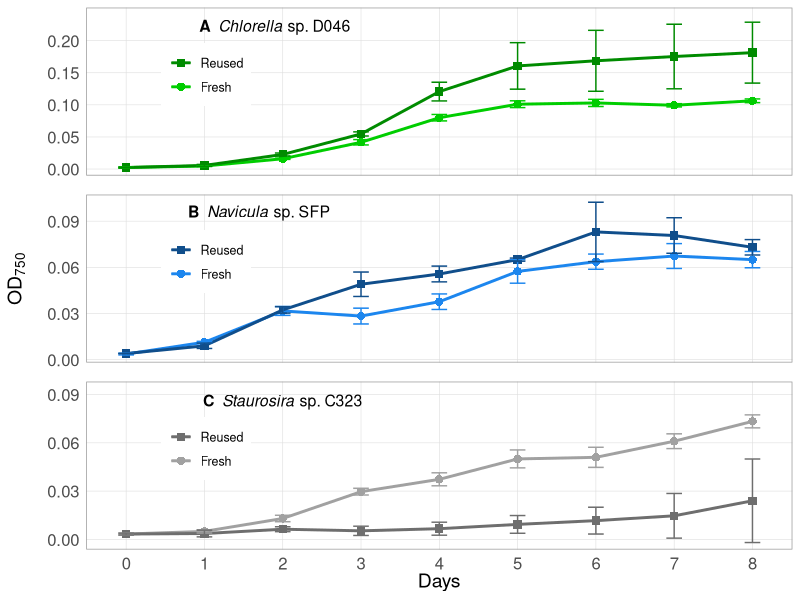
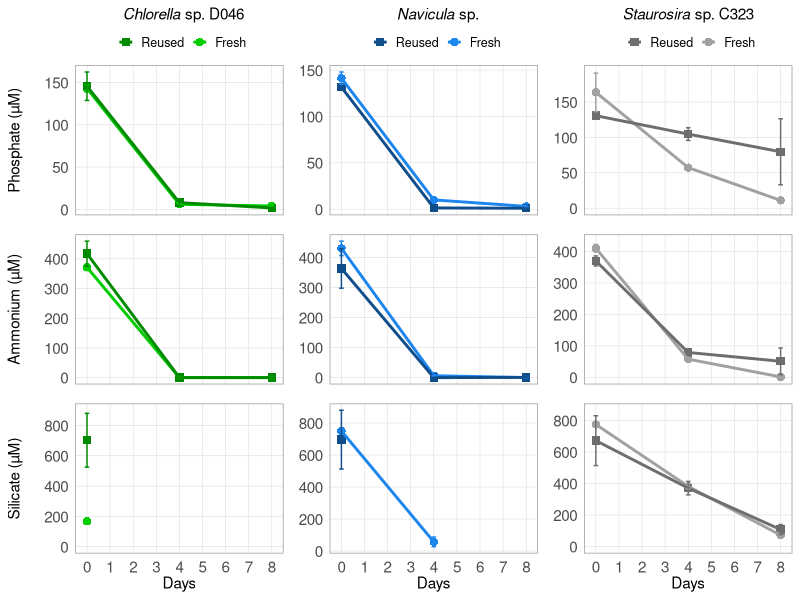
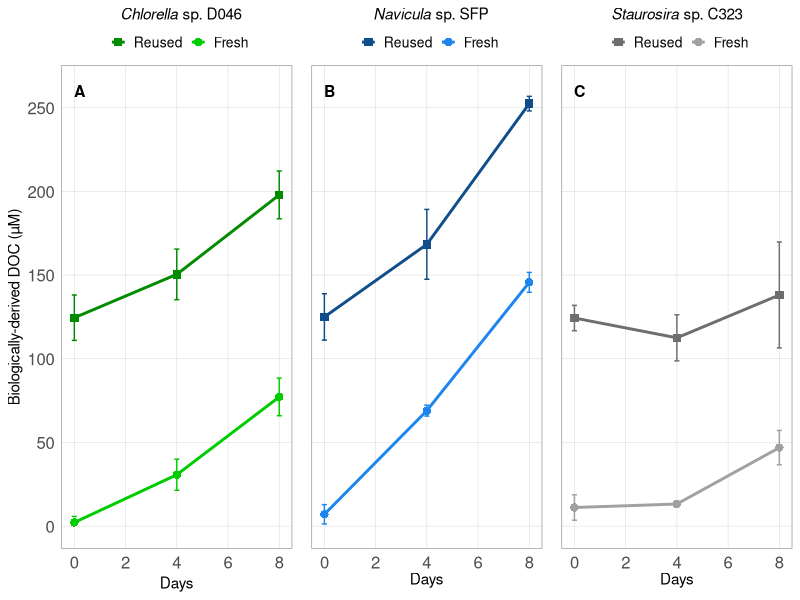
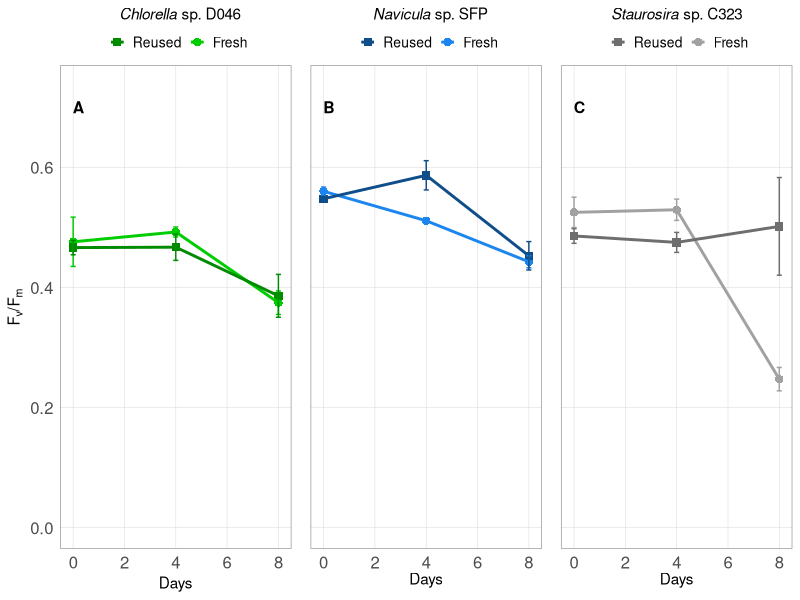
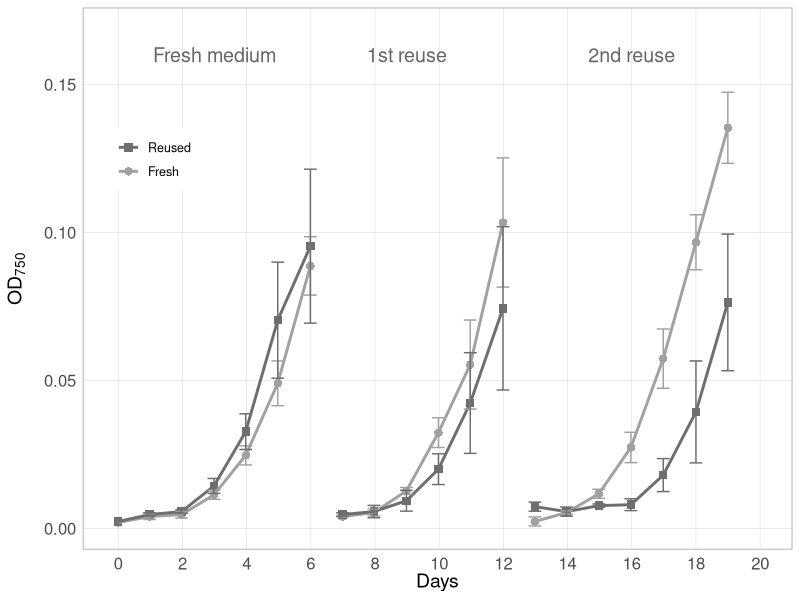
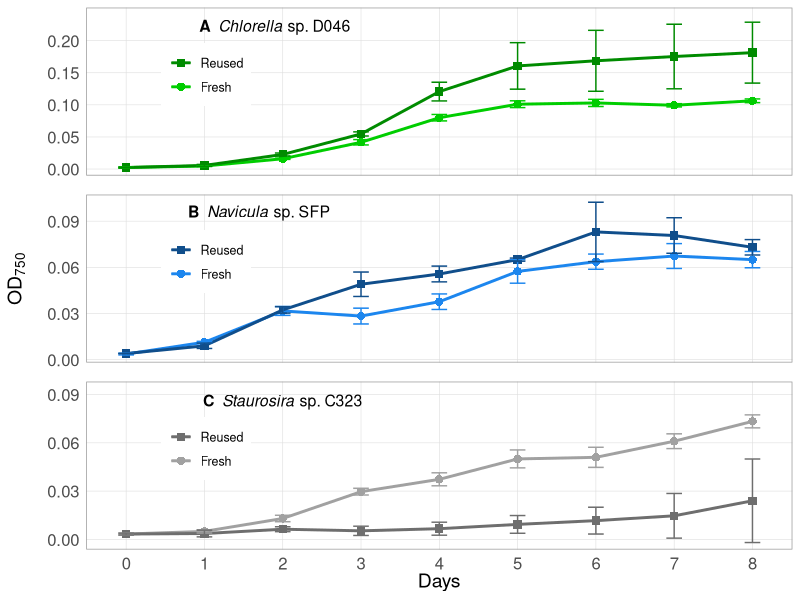
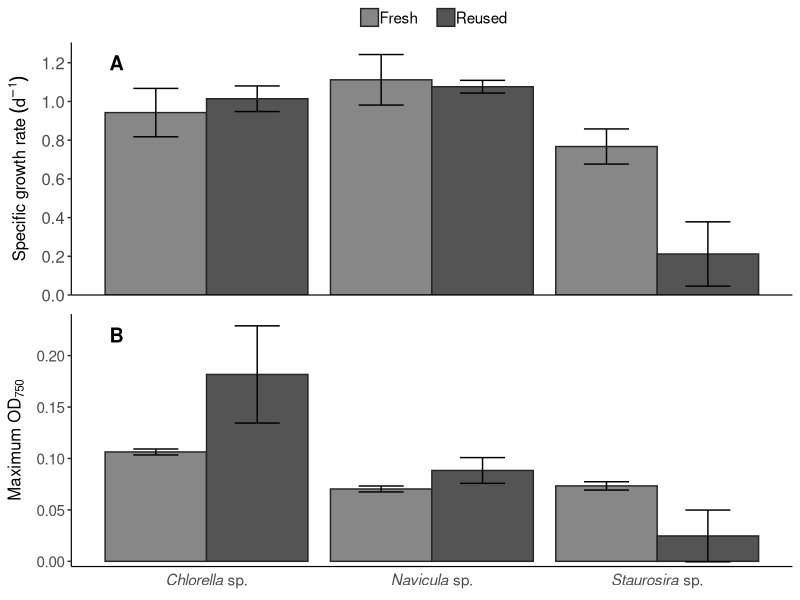
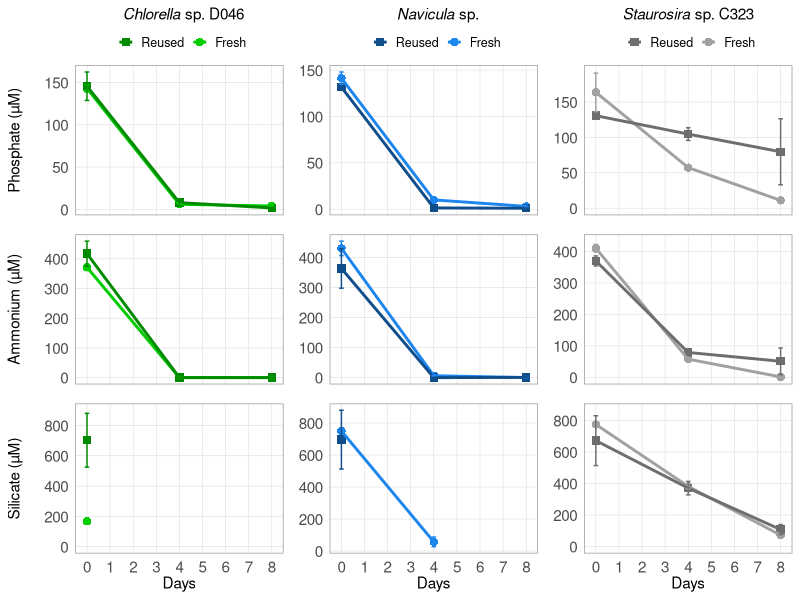

Generate these figures, in order, with R:
# Project: Microalgae Cross-strain Growth Medium Reuse Experiment
# Author: Sarah Loftus, sarah.e.loftus@gmail.com

# This code organizes, analyses, and visualizes data from mircoalgae cross-strain reused medium experiments. 

# Input data and metadata are also available on Figshare: https://doi.org/10.6084/m9.figshare.7831913.v1

#######################################################################################

### Install packages ###

# Data management
library(tidyverse) 
library(lubridate)
library(broom)

# Plotting
library(gtable)
library(grid)
library(ggpubr)

### Read Data (see metadata for CSV file column descriptions)
growth_df <- read.csv("input_data/Data1_Growth.csv")        # Algae growth and experimental data for each culture replicate
daily_df <- read.csv("input_data/Data2_Daily.csv")          # Daily sampling data 

#### Parse dates and times, and calculate Days elapsed ####

daily_df %>%
  mutate(Date = mdy(Date),   
         Tstart = hm(Tstart),
         Tend = hm(Tend),
         Tmid = Tstart + as.period(0.5*as.duration(Tend - Tstart))) %>%   # Tmid = midpoint between start and end of sampling time
  do(mutate(., DaysElapsed = ((Date + Tmid) - (Date[Round == 0 & Day == 0] + Tmid[Round == 0 & Day == 0]) )/ 86400) ) %>%   # DaysElapsed =  days elapsed since start of each experiment
  select(Round, Day, Chl_medium, OD750_medium, DaysElapsed) -> daily_df2 
  # Note: warning messages do not pose problem to further analysis

#### Define additional variables ####

growth_df %>%    
  inner_join(daily_df2, by = c("Round", "Day") ) %>% # Add daily measurement data to growth data frame
  mutate(biomass_OD = OD750 -  OD750_medium,         # biomass_OD = Blank-corrected OD750 of the culture, in arbitrary units
         biomass_chl = Chl - Chl_medium              # biomass_chl = Blank-corrected chlorophyll-a concentration of the culture, in relative fluorescence units
  ) -> growth_df2    

#### Calculate daily averages and standard deviations of all variables in growth data frame. For use in plotting. ####

growth_df2 %>%
  select(-Replicate, -Chl, -OD750, -Chl_medium, -OD750_medium) %>% 
  group_by(Algae, Round, Treatment, Day) %>% 
  summarize_all(funs(mean, sd), na.rm = TRUE) %>%
  replace(., is.na(.), NA)-> growth_df_avgs  

#### Calculate variables for algae growth statistics ####

# Define time periods where cultures are in exponential phase for calculating specific growth rates (*** this is based on OD growth phase)
mu_period_02 <- 0:2   # Days 0-2; for: Navicula Round 3 all treatments/replicates
mu_period_03 <- 0:3   # Days 0-3; for: C323 Round 1 Fresh C, C323 Round 3 Fresh all replciates
mu_period_04 <- 0:4   # Days 0-4; for: C323 Round 1 Recycled B, D046 Round 3 all treatments/replicates
mu_period_13 <- 1:3   # Days 1-3; for: C323 Round 1 Fresh A
mu_period_14 <- 1:4   # Days 1-4; for: C323 Round 1 Fresh B & Recycled A & Recycled C, C323 Round 2 Fresh all replicates
mu_period_25 <- 2:5   # Days 2-5; for: C323 Round 0 all treatments/replicates
mu_period_35 <- 3:5   # Days 3-5; for: C323 Round 2 Recycled all replicates
mu_period_38 <- 3:8   # Days 3-8; for: C323 Round 3 Recycled all replciates

# Calculate specific growth rate 
growth_df2 %>%
  filter( (Algae == "Navicula" & Day %in% mu_period_02) |     # Based on the stated definitions above, select only the days used to calculate specific growth rate
          ( (Algae == "C323" & ( (Round == 1 & Treatment == "F" & Replicate == "C") | (Round == 3 & Treatment == "F") ) ) & Day %in% mu_period_03) |
          ( ((Algae == "C323" & Round == 1 & Treatment == "R" & Replicate == "E") | (Algae == "D046" & Round == 3)) & Day %in% mu_period_04) |
          (Algae == "C323" & Round == 1 & Treatment == "F" & Replicate == "A" & Day %in% mu_period_13) |
          ( (Algae == "C323" & ( ( Round == 1 & ( (Treatment == "F" & Replicate == "B") | (Treatment == "R" & (Replicate == "D" | Replicate == "F")))) | (Round == 2 & Treatment == "F"))) & Day %in% mu_period_14) | 
          (Algae == "C323" & Round == 0 & Day %in% mu_period_25) |
          (Algae == "C323" & Round == 2 & Treatment == "R" & Day %in% mu_period_35) |
          (Algae == "C323" & Round == 3 & Treatment == "R" & Day %in% mu_period_38) ) %>%   
  group_by(Algae, Round, Treatment, Replicate) %>%
  do(tidy(lm(log(biomass_OD) ~ DaysElapsed, data = .))) %>%   # linear regression of natural log algae cell concentration versus time
  filter(term == "DaysElapsed") %>%                          # where "DaysElapsed" is the row term in the linear regression output to indicate the slope, i.e., the specific growth rate
  rename(mu = estimate) %>%                                  # rename the slope of the linear regression ("estimate") as mu, mu = the specific growth rate (units = 1/day)
  select(Algae, Round, Treatment, Replicate, mu) -> mu_data

# Take averages and standard deviations of specific growth rate
mu_data %>%
  group_by(Algae, Round, Treatment) %>% 
  select(-Replicate) %>% 
  summarize_all(funs(mean, sd), na.rm = TRUE) -> mu_avgs  

# Find the maximum OD over the growth period for each replicate
growth_df2 %>% 
  select(Round, Day, Algae, Treatment, Replicate, biomass_OD) %>% 
  group_by(Round, Algae, Treatment, Replicate) %>% 
  summarize(max_OD = max(biomass_OD)) -> max_OD_data 

# Take average and standard deviation of maximum OD
max_OD_data %>% 
  group_by(Algae, Round, Treatment) %>% 
  select(-Replicate) %>% 
  summarize_all(funs(mean, sd), na.rm = TRUE) -> max_OD_avgs 

# Change in DOC in Round 3
growth_df2 %>% 
  filter(Round == 3) %>% 
  select(Day, Algae, Treatment, Replicate, DOC, biomass_OD) %>% 
  group_by(Algae, Treatment, Replicate) %>% 
  summarize(DOC_change = DOC[Day == 8] - DOC[Day == 0], # Change in DOC over the growth period
            DOC_per_OD = DOC_change/(biomass_OD[Day == 8] - biomass_OD[Day == 0])) -> DOC_change # Change in DOC per change in OD over the growth period

# Take average and standard deviation of net change in DOC in Round 3
DOC_change %>%   
  select(-Replicate) %>% 
  summarize_all(funs(mean, sd), na.rm = TRUE) -> avg_DOC_change


#### Statistics ####

# Test for equal variances of specific growth rate (mu) and maximum OD between Fresh and Reused treatments in Round 3 for each algae

# Variance test for mu
C323_mu_var <- var.test(mu_data$mu[mu_data$Algae == 'C323' & mu_data$Round == 3 & mu_data$Treatment == "F"], 
                       mu_data$mu[mu_data$Algae == 'C323' & mu_data$Round == 3 & mu_data$Treatment == "R"],
                       alternative = "two.sided")

D046_mu_var <- var.test(mu_data$mu[mu_data$Algae == 'D046' & mu_data$Treatment == "F"], 
                       mu_data$mu[mu_data$Algae == 'D046' & mu_data$Treatment == "R"],
                       alternative = "two.sided")

Navi_mu_var <- var.test(mu_data$mu[mu_data$Algae == 'Navicula' & mu_data$Treatment == "F"], 
                       mu_data$mu[mu_data$Algae == 'Navicula' & mu_data$Treatment == "R"],
                       alternative = "two.sided")

# Variance test for maximum OD
C323_max_OD_var <- var.test(max_OD_data$max_OD[max_OD_data$Algae == 'C323' & max_OD_data$Round == 3 & max_OD_data$Treatment == "F"], 
                            max_OD_data$max_OD[max_OD_data$Algae == 'C323' & max_OD_data$Round == 3 & max_OD_data$Treatment == "R"],
                            alternative = "two.sided")

D046_max_OD_var <- var.test(max_OD_data$max_OD[max_OD_data$Algae == 'D046' & max_OD_data$Treatment == "F"], 
                            max_OD_data$max_OD[max_OD_data$Algae == 'D046' & max_OD_data$Treatment == "R"],
                            alternative = "two.sided")

Navi_max_OD_var <- var.test(max_OD_data$max_OD[max_OD_data$Algae == 'Navicula' & max_OD_data$Treatment == "F"], 
                            max_OD_data$max_OD[max_OD_data$Algae == 'Navicula' & max_OD_data$Treatment == "R"],
                            alternative = "two.sided")

# Perform T tests for mu and maximum OD between Fresh and Reused treatments in Round 3 for each algae
# Based on results of variance test above, indicate in T test function where "var.equal" is TRUE or FALSE

# T test for mu
C323_mu_test <- t.test(mu_data$mu[mu_data$Algae == 'C323' & mu_data$Round == 3 & mu_data$Treatment == "F"], 
                       mu_data$mu[mu_data$Algae == 'C323' & mu_data$Round == 3 & mu_data$Treatment == "R"],
                       alternative = "two.sided", paired = FALSE, var.equal = TRUE)

D046_mu_test <- t.test(mu_data$mu[mu_data$Algae == 'D046' & mu_data$Treatment == "F"], 
                        mu_data$mu[mu_data$Algae == 'D046' & mu_data$Treatment == "R"],
                        alternative = "two.sided", paired = FALSE, var.equal = TRUE)

Navi_mu_test <- t.test(mu_data$mu[mu_data$Algae == 'Navicula' & mu_data$Treatment == "F"], 
                        mu_data$mu[mu_data$Algae == 'Navicula' & mu_data$Treatment == "R"],
                        alternative = "two.sided", paired = FALSE, var.equal = TRUE)

# T test for maximum OD
C323_max_OD_test <- t.test(max_OD_data$max_OD[max_OD_data$Algae == 'C323' & max_OD_data$Round == 3 & max_OD_data$Treatment == "F"], 
                       max_OD_data$max_OD[max_OD_data$Algae == 'C323' & max_OD_data$Round == 3 & max_OD_data$Treatment == "R"],
                       alternative = "two.sided", paired = FALSE, var.equal = TRUE)

D046_max_OD_test <- t.test(max_OD_data$max_OD[max_OD_data$Algae == 'D046' & max_OD_data$Treatment == "F"], 
                       max_OD_data$max_OD[max_OD_data$Algae == 'D046' & max_OD_data$Treatment == "R"],
                       alternative = "two.sided", paired = FALSE, var.equal = FALSE)

Navi_max_OD_test <- t.test(max_OD_data$max_OD[max_OD_data$Algae == 'Navicula' & max_OD_data$Treatment == "F"], 
                       max_OD_data$max_OD[max_OD_data$Algae == 'Navicula' & max_OD_data$Treatment == "R"],
                       alternative = "two.sided", paired = FALSE, var.equal = TRUE)


#### Figures ####

# Figure 1: Daily OD ####

  # C323 Round 0-2 ####  
  C323_OD_plot_R02 <- ggplot(data = growth_df_avgs[growth_df_avgs$Algae == "C323" & growth_df_avgs$Round != 3, ], 
                             aes(x = as.numeric(DaysElapsed_mean), y = biomass_OD_mean, color = Treatment, shape = Treatment))  +
    geom_point(size = 2.5) +
    geom_line(aes(group = interaction(Treatment, Round)), size = 1) +
    geom_errorbar(aes(ymin=biomass_OD_mean - biomass_OD_sd, ymax=biomass_OD_mean + biomass_OD_sd), width= 0.4) +
    labs(x = "Days") +
    labs(y = expression("OD"["750"])) +
    scale_color_manual(labels = c("Fresh", "Reused"), values = c('gray63','gray43'), guide = guide_legend(reverse=TRUE)) +
    scale_shape_manual(labels = c("Fresh", "Reused"), values = c(16, 15), guide = guide_legend(reverse=TRUE)) +
    scale_y_continuous(breaks = seq(0, 0.15, 0.05), expand = expand_scale(mult = c(0.05,0.1))) +  
    scale_x_continuous(limits = c(-0.1,20), breaks = seq(0, 21, 2)) +
    annotate("text", x = c(3, 9, 16), y = 0.16, label = c("Fresh medium", "1st reuse", "2nd reuse"), color = "gray40", size = 5) +
    theme( legend.key = element_rect(fill = NA),  # removes color from behind legned points/lines
           legend.title = element_blank(),
           legend.text = element_text(size = 9),
           legend.position = c(0.1,0.72),
           axis.title.y = element_text(margin = margin(r =10), size = 14),  
           axis.title.x = element_text(margin = margin(r =35), size = 14),   
           panel.background = element_rect(fill = "white"),
           panel.grid.major = element_line(colour = "gray87", size = 0.2),
           panel.border = element_rect(color = "gray60", fil = NA), 
           axis.ticks = element_blank(),
           axis.text = element_text(size = 12)) 
  
  # Save plot as pdf file
  pdf("Figures/Fig1_OD_Round02.pdf", 
      width = 7.5, height = 3)
  grid.draw(C323_OD_plot_R02)
  dev.off()
  
  # D046 phase 2 (Round 3) ####    
  D046_OD_plot <- ggplot(data = growth_df_avgs[growth_df_avgs$Algae == "D046", ], 
                         aes(x = Day, y = biomass_OD_mean, color = Treatment, shape = Treatment))  +
    geom_point(size = 2.5) +
    geom_line(aes(group = interaction(Treatment, Round)), size = 1) +
    geom_errorbar(aes(ymin=biomass_OD_mean - biomass_OD_sd, ymax=biomass_OD_mean + biomass_OD_sd), width= 0.2) +
    scale_color_manual(labels = c("Fresh", "Reused"), values = c('green3', 'green4'), guide = guide_legend(reverse=TRUE)) +
    scale_shape_manual(labels = c("Fresh", "Reused"), values = c(16, 15), guide = guide_legend(reverse=TRUE)) +
    scale_y_continuous(breaks = seq(0, 0.20, 0.05), expand = expand_scale(mult = c(0.05,0.1))) +  
    scale_x_continuous(limits = c(-0.1,8.1), breaks = seq(0, 8, 1)) +
    labs( y = " ") +
    annotate("text", x = 1.9, y = 0.22, label = expression(paste(bold("A"), italic("  Chlorella"), " sp. D046")), size = 4) + 
    theme( legend.key = element_rect(fill = NA),  # removes color from behind legned points/lines
           legend.title = element_blank(),
           legend.text = element_text(size = 9),
           axis.title.y = element_text(margin = margin(r = 15), size = 14),
           axis.title.x = element_blank(),
           legend.position = c(0.17,0.6),
           panel.grid.major = element_line(colour = "gray87", size = 0.2),
           panel.border = element_rect(color = "gray60", fil = NA), 
           panel.background = element_rect(fill = "white"),
           axis.ticks = element_blank(),
           axis.text.x = element_blank(),
           axis.text.y = element_text(size = 12))   
  
  # Navicula phase 2 (Round 3) #### 
  Navicula_OD_plot <- ggplot(data = growth_df_avgs[growth_df_avgs$Algae == "Navicula", ], 
                             aes(x = Day, y = biomass_OD_mean, color = Treatment, shape = Treatment))  +
    geom_point(size = 2.5) +
    geom_line(aes(group = interaction(Treatment, Round)), size = 1) +
    geom_errorbar(aes(ymin=biomass_OD_mean - biomass_OD_sd, ymax=biomass_OD_mean + biomass_OD_sd), width= 0.2) +
    labs(y = expression("OD"["750"])) +
    scale_color_manual(labels = c("Fresh", "Reused"), values = c('dodgerblue2', 'dodgerblue4'), guide = guide_legend(reverse=TRUE)) +
    scale_shape_manual(labels = c("Fresh", "Reused"), values = c(16, 15), guide = guide_legend(reverse=TRUE)) +
    scale_y_continuous(breaks = seq(0, 0.1, 0.03), expand = expand_scale(mult = c(0.05, 0.05))) +  
    scale_x_continuous(limits = c(-0.1,8.1), breaks = seq(0, 8, 1)) +
    annotate("text", x = 1.7, y = 0.095, label = expression(paste( bold("B"), italic("  Navicula"), " sp. SFP")), size = 4) + 
    theme( legend.key = element_rect(fill = NA),  # removes color from behind legned points/lines
           legend.title = element_blank(),
           legend.text = element_text(size = 9),
           legend.position = c(0.17,0.6),
           axis.title.y = element_text(margin = margin(r = 15), size = 14),  
           axis.title.x = element_blank(),   
           panel.grid.major = element_line(colour = "gray87", size = 0.2),
           panel.border = element_rect(color = "gray60", fil = NA),            
           panel.background = element_rect(fill = "white"),
           axis.ticks = element_blank(),
           axis.text.x = element_blank(),
           axis.text.y = element_text(size = 12)) 
  
  # C323 phase 2 (Round 3) ####  
  C323_OD_plot <- ggplot(data = growth_df_avgs[growth_df_avgs$Algae == "C323" & growth_df_avgs$Round == 3, ], 
                         aes(x = Day, y = biomass_OD_mean, color = Treatment, shape = Treatment))  +
    geom_point(size = 2.5) +
    geom_line(aes(group = interaction(Treatment, Round)), size = 1) +
    geom_errorbar(aes(ymin=biomass_OD_mean - biomass_OD_sd, ymax=biomass_OD_mean + biomass_OD_sd), width= 0.2) +
    labs(x = "Days") +
    scale_color_manual(labels = c("Fresh", "Reused"), values = c('gray63','gray43'), guide = guide_legend(reverse=TRUE)) +
    scale_shape_manual(labels = c("Fresh", "Reused"), values = c(16, 15), guide = guide_legend(reverse=TRUE)) +
    scale_y_continuous(breaks = seq(0, 0.1, 0.03), expand = expand_scale(mult = c(0.05,0.15))) +  
    scale_x_continuous(limits = c(-0.1,8.1), breaks = seq(0, 8, 1)) +
    annotate("text", x = 2, y = 0.085, label = expression(paste(bold("C"), italic("  Staurosira"), " sp. C323")), size = 4) + 
    theme( legend.key = element_rect(fill = NA),  # removes color from behind legned points/lines
           legend.title = element_blank(),
           legend.text = element_text(size = 9),
           legend.position = c(0.17,0.6),
           axis.title.y = element_blank(),  
           axis.title.x = element_text(margin = margin(r = 35), size = 14),   
           panel.background = element_rect(fill = "white"),
           panel.grid.major = element_line(colour = "gray87", size = 0.2),
           panel.border = element_rect(color = "gray60", fil = NA), 
           axis.ticks = element_blank(),
           axis.text = element_text(size = 12))   
  
  # Combine Round 3 Daily OD plots in a grid & Save as pdf ####
  
  # Convert ggplots to grobs
  D046_OD_grob <- ggplotGrob(D046_OD_plot)
  C323_OD_grob <- ggplotGrob(C323_OD_plot)
  Navi_OD_grob <- ggplotGrob(Navicula_OD_plot)
  
  # Combine in grid
  OD_gridplot <- rbind(D046_OD_grob, Navi_OD_grob, C323_OD_grob, size = "first")
  
  grid.newpage()
  grid.draw(OD_gridplot)
  
  # Save plot as pdf file
  pdf("Figures/Fig2_ODGrid.pdf", 
      width = 4, height = 6)
  grid.draw(OD_gridplot)
  dev.off()
  
# Figure S1: Specific growth rate and maximum OD in phase 2 (Round 3) ####
  
  # reorder the x-axis to D046, Navi, C323
  mu_avgs$Algae <- factor(mu_avgs$Algae, levels = c("D046", "Navicula", "C323"))
  max_OD_avgs$Algae <- factor(max_OD_avgs$Algae, levels = c("D046", "Navicula", "C323"))
  
  
  specific_growth_plot <- ggplot(data = mu_avgs[mu_avgs$Round == 3, ], 
                         aes(x = Algae, y = mean, fill = Treatment))  +
    geom_col(position = position_dodge(0.9), color = "gray15") +
    geom_errorbar(aes(ymin=mean - sd, ymax= mean + sd), width= 0.4, position = position_dodge(0.9)) +
    labs(y = expression(paste("Specific growth rate ", ("d"^-1)))) +
    scale_fill_manual(labels = c("Fresh", "Reused"), values = c('gray53','gray33')) +
    scale_x_discrete(labels=c("D046" = expression(paste(italic("Chlorella"), " sp.")), "Navicula" = expression(paste(italic("Navicula"), " sp.")), "C323" = expression(paste(italic("Staurosira"), " sp.")))) +
    annotate("text", x = 0.6, y = 1.2, label = expression(paste(bold("A"))), size = 5) + 
    scale_y_continuous(expand = expand_scale(mult = c(0, 0.05)), breaks = seq(0,1.2, by = 0.2)) +
    theme( legend.key = element_rect(fill = NA),  
           legend.title = element_blank(),
           legend.text = element_text(size = 11, margin = margin(r = 8)),
           legend.position = "top",
           legend.key.size = unit(5, "mm"),
           legend.justification = "center",
           legend.margin=margin(t = 0, b = 0, l = 10),
           legend.box.margin=margin(t = 0, b = 0),
           legend.spacing.x = unit(1, "mm"),
           panel.background = element_rect(fill = NA),
           axis.line = element_line(color = "black", size = 0.4),
           axis.ticks.x = element_blank(),
           axis.title.y = element_text(margin = margin(r = 6),size = 12),
           axis.text.y = element_text(size = 12),
           axis.title.x = element_blank(),
           axis.text.x = element_blank()) 
  
  max_OD_plot <- ggplot(data = max_OD_avgs[max_OD_avgs$Round == 3, ], 
                                 aes(x = Algae, y = mean, fill = Treatment))  +
    geom_col(position = position_dodge(0.9), color = "gray15") +
    geom_errorbar(aes(ymin=mean - sd, ymax= mean + sd), width= 0.4, position = position_dodge(0.9)) +
    labs(y = expression("Maximum OD"["750"])) +
    scale_fill_manual(labels = c("Fresh", "Reused"), values = c('gray53','gray33')) +
    scale_x_discrete(labels=c("D046" = expression(paste(italic("Chlorella"), " sp.")), "Navicula" = expression(paste(italic("Navicula"), " sp.")), "C323" = expression(paste(italic("Staurosira"), " sp.")))) +
    annotate("text", x = 0.6, y = 0.22, label = expression(paste(bold("B"))), size = 5) + 
    scale_y_continuous(expand = expand_scale(mult = c(0.02, 0.05)), breaks = seq(0,0.2, by = 0.05)) +
    theme( legend.position = "none",                              
           panel.background = element_rect(fill = NA),
           axis.line = element_line(color = "black", size = 0.4),
           axis.ticks.x = element_blank(),
           axis.title = element_text(margin = margin(r = 6),size = 12),
           axis.text = element_text(size = 11),
           axis.title.x = element_blank(),
           axis.title.y = element_text(margin = margin(r = 6),size = 12))   
  
  # Combine plots
  mu_grob <- ggplotGrob(specific_growth_plot)
  max_OD_grob <- ggplotGrob(max_OD_plot)
  
  mu_maxOD_grid <- rbind(mu_grob, max_OD_grob, size = "first")
  
  # Save plot as pdf file
  pdf("Figures/FigS1_mu_maxOD_Grid.pdf", 
      width = 4.5, height = 6.5)
  grid.draw(mu_maxOD_grid)
  dev.off()
  
# Nutrients versus Time (not published) ####    
  
  # PO4
  # D046 Round 3 ####    
  D046_PO4_plot <- ggplot(data = growth_df_avgs[growth_df_avgs$Algae == "D046" & !(is.na(growth_df_avgs$PO4_mean)), ], 
                         aes(x = Day, y = PO4_mean, color = Treatment, shape = Treatment))  +
    geom_point(size = 2.5) +
    geom_line(aes(group = interaction(Treatment, Round)), size = 1) +
    geom_errorbar(aes(ymin=PO4_mean - PO4_sd, ymax=PO4_mean + PO4_sd), width= 0.2) +
    scale_color_manual(labels = c("Fresh", "Reused"), values = c('green3', 'green4'), guide = guide_legend(reverse=TRUE)) +
    scale_shape_manual(labels = c("Fresh", "Reused"), values = c(16, 15), guide = guide_legend(reverse=TRUE)) +
    scale_y_continuous(breaks = seq(0, 175, 50), expand = expand_scale(mult = c(0.05,0.05))) +  
    scale_x_continuous(limits = c(-0.1,8.1), breaks = seq(0, 8, 1)) +
    labs( y = "Phosphate (µM)", title = expression(paste(italic("  Chlorella"), " sp. D046"))) +
    theme( legend.key = element_rect(fill = NA),  # removes color from behind legned points/lines
           legend.title = element_blank(),
           legend.text = element_text(size = 9),
           axis.title.y = element_text(margin = margin(r = 15), size = 11),
           axis.title.x = element_blank(),
           legend.position = "top",
           legend.key.size = unit(4, "mm"),
           legend.justification = "center",
           legend.margin=margin(t = 0, b = 0, l = 4),
           legend.box.margin=margin(t = 0, b = 0),
           legend.spacing.x = unit(1, "mm"),
           plot.title = element_text(hjust = 0.5, size = 11),
           panel.grid.major = element_line(colour = "gray87", size = 0.2),
           panel.border = element_rect(color = "gray60", fil = NA), 
           panel.background = element_rect(fill = "white"),
           axis.ticks = element_blank(),
           axis.text.x = element_blank(),
           axis.text.y = element_text(size = 11)) 

  # Navicula Round 3 ####    
  Navi_PO4_plot <- ggplot(data = growth_df_avgs[growth_df_avgs$Algae == "Navicula" & !(is.na(growth_df_avgs$PO4_mean)), ], 
                          aes(x = Day, y = PO4_mean, color = Treatment, shape = Treatment))  +
    geom_point(size = 2.5) +
    geom_line(aes(group = interaction(Treatment, Round)), size = 1) +
    geom_errorbar(aes(ymin=PO4_mean - PO4_sd, ymax=PO4_mean + PO4_sd), width= 0.2) +
    scale_color_manual(labels = c("Fresh", "Reused"), values = c('dodgerblue2', 'dodgerblue4'), guide = guide_legend(reverse=TRUE)) +
    scale_shape_manual(labels = c("Fresh", "Reused"), values = c(16, 15), guide = guide_legend(reverse=TRUE)) +
    scale_y_continuous(breaks = seq(0, 175, 50), expand = expand_scale(mult = c(0.05,0.05))) +  
    scale_x_continuous(limits = c(-0.1,8.1), breaks = seq(0, 8, 1)) +
    labs(title = expression(paste(italic("  Navicula"), " sp."))) +
    theme( legend.key = element_rect(fill = NA),  # removes color from behind legned points/lines
           legend.title = element_blank(),
           legend.text = element_text(size = 9),
           axis.title.y = element_blank(),
           axis.title.x = element_blank(),
           legend.position = "top",
           legend.key.size = unit(4, "mm"),
           legend.justification = "center",
           legend.margin=margin(t = 0, b = 0, l = 4),
           legend.box.margin=margin(t = 0, b = 0),
           legend.spacing.x = unit(1, "mm"),
           plot.title = element_text(hjust = 0.5, size = 11),
           panel.grid.major = element_line(colour = "gray87", size = 0.2),
           panel.border = element_rect(color = "gray60", fil = NA), 
           panel.background = element_rect(fill = "white"),
           axis.ticks = element_blank(),
           axis.text.x = element_blank(),
           axis.text.y = element_text(size = 11))   
  
  # C323 Round 3 ####    
  C323_PO4_plot <- ggplot(data = growth_df_avgs[growth_df_avgs$Algae == "C323" & !(is.na(growth_df_avgs$PO4_mean)) & growth_df_avgs$Round == 3, ], 
                          aes(x = Day, y = PO4_mean, color = Treatment, shape = Treatment))  +
    geom_point(size = 2.5) +
    geom_line(aes(group = interaction(Treatment, Round)), size = 1) +
    geom_errorbar(aes(ymin=PO4_mean - PO4_sd, ymax=PO4_mean + PO4_sd), width= 0.2) +
    scale_color_manual(labels = c("Fresh", "Reused"), values = c('gray63','gray43'), guide = guide_legend(reverse=TRUE)) +
    scale_shape_manual(labels = c("Fresh", "Reused"), values = c(16, 15), guide = guide_legend(reverse=TRUE)) +
    scale_y_continuous(breaks = seq(0, 175, 50), expand = expand_scale(mult = c(0.05,0.01)), limits = c(0, 200)) +  
    scale_x_continuous(limits = c(-0.1,8.1), breaks = seq(0, 8, 1)) +
    labs(title = expression(paste(italic("Staurosira"), " sp. C323"))) +
    theme( legend.key = element_rect(fill = NA),  # removes color from behind legned points/lines
           legend.title = element_blank(),
           legend.text = element_text(size = 9),
           axis.title.y = element_blank(),
           axis.title.x = element_blank(),
           legend.position = "top",
           legend.key.size = unit(4, "mm"),
           legend.justification = "center",
           legend.margin=margin(t = 0, b = 0, l = 4),
           legend.box.margin=margin(t = 0, b = 0),
           legend.spacing.x = unit(1, "mm"),
           plot.title = element_text(hjust = 0.5, size = 11),
           panel.grid.major = element_line(colour = "gray87", size = 0.2),
           panel.border = element_rect(color = "gray60", fil = NA), 
           panel.background = element_rect(fill = "white"),
           axis.ticks = element_blank(),
           axis.text.x = element_blank(),
           axis.text.y = element_text(size = 11)) 

  # NH4
  # D046 Round 3 ####    
  D046_NH4_plot <- ggplot(data = growth_df_avgs[growth_df_avgs$Algae == "D046" & !(is.na(growth_df_avgs$NH4_mean)), ], 
                          aes(x = Day, y = NH4_mean, color = Treatment, shape = Treatment))  +
    geom_point(size = 2.5) +
    geom_line(aes(group = interaction(Treatment, Round)), size = 1) +
    geom_errorbar(aes(ymin=NH4_mean - NH4_sd, ymax=NH4_mean + NH4_sd), width= 0.2) +
    scale_color_manual(labels = c("Fresh", "Reused"), values = c('green3', 'green4'), guide = guide_legend(reverse=TRUE)) +
    scale_shape_manual(labels = c("Fresh", "Reused"), values = c(16, 15), guide = guide_legend(reverse=TRUE)) +
    scale_y_continuous(breaks = seq(0, 450, 100), expand = expand_scale(mult = c(0.05,0.05))) +  
    scale_x_continuous(limits = c(-0.1,8.1), breaks = seq(0, 8, 1)) +
    labs( y = "Ammonium (µM)") +
    theme( legend.position="none",
           axis.title.y = element_text(margin = margin(r = 15), size = 11),
           axis.title.x = element_blank(),
           panel.grid.major = element_line(colour = "gray87", size = 0.2),
           panel.border = element_rect(color = "gray60", fil = NA), 
           panel.background = element_rect(fill = "white"),
           axis.ticks = element_blank(),
           axis.text.x = element_blank(),
           axis.text.y = element_text(size = 11)) 
  
  # Navicula Round 3 ####    
  Navi_NH4_plot <- ggplot(data = growth_df_avgs[growth_df_avgs$Algae == "Navicula" & !(is.na(growth_df_avgs$NH4_mean)), ], 
                          aes(x = Day, y = NH4_mean, color = Treatment, shape = Treatment))  +
    geom_point(size = 2.5) +
    geom_line(aes(group = interaction(Treatment, Round)), size = 1) +
    geom_errorbar(aes(ymin=NH4_mean - NH4_sd, ymax=NH4_mean + NH4_sd), width= 0.2) +
    scale_color_manual(labels = c("Fresh", "Reused"), values = c('dodgerblue2', 'dodgerblue4'), guide = guide_legend(reverse=TRUE)) +
    scale_shape_manual(labels = c("Fresh", "Reused"), values = c(16, 15), guide = guide_legend(reverse=TRUE)) +
    scale_y_continuous(breaks = seq(0, 450, 100), expand = expand_scale(mult = c(0.05,0.05))) +  
    scale_x_continuous(limits = c(-0.1,8.1), breaks = seq(0, 8, 1)) +
    theme( legend.position="none",
           axis.title.y = element_blank(),
           axis.title.x = element_blank(),
           panel.grid.major = element_line(colour = "gray87", size = 0.2),
           panel.border = element_rect(color = "gray60", fil = NA), 
           panel.background = element_rect(fill = "white"),
           axis.ticks = element_blank(),
           axis.text.x = element_blank(),
           axis.text.y = element_text(size = 11))   
  
  # C323 Round 3 ####    
  C323_NH4_plot <- ggplot(data = growth_df_avgs[growth_df_avgs$Algae == "C323" & !(is.na(growth_df_avgs$NH4_mean)) & growth_df_avgs$Round == 3, ], 
                          aes(x = Day, y = NH4_mean, color = Treatment, shape = Treatment))  +
    geom_point(size = 2.5) +
    geom_line(aes(group = interaction(Treatment, Round)), size = 1) +
    geom_errorbar(aes(ymin=NH4_mean - NH4_sd, ymax=NH4_mean + NH4_sd), width= 0.2) +
    scale_color_manual(labels = c("Fresh", "Reused"), values = c('gray63','gray43'), guide = guide_legend(reverse=TRUE)) +
    scale_shape_manual(labels = c("Fresh", "Reused"), values = c(16, 15), guide = guide_legend(reverse=TRUE)) +
    scale_y_continuous(breaks = seq(0, 400, 100), expand = expand_scale(mult = c(0.05,0.01)), limits = c(0, 450)) +  
    scale_x_continuous(limits = c(-0.1,8.1), breaks = seq(0, 8, 1)) +
    theme( legend.position="none",
           axis.title.y = element_blank(),
           axis.title.x = element_blank(),
           panel.grid.major = element_line(colour = "gray87", size = 0.2),
           panel.border = element_rect(color = "gray60", fil = NA), 
           panel.background = element_rect(fill = "white"),
           axis.ticks = element_blank(),
           axis.text.x = element_blank(),
           axis.text.y = element_text(size = 11)) 
 
  # Silicate
  # D046 Round 3 ####    
  D046_Si_plot <- ggplot(data = growth_df_avgs[growth_df_avgs$Algae == "D046" & !(is.na(growth_df_avgs$Si_mean)), ], 
                          aes(x = Day, y = Si_mean, color = Treatment, shape = Treatment))  +
    geom_point(size = 2.5) +
    geom_line(aes(group = interaction(Treatment, Round)), size = 1) +
    geom_errorbar(aes(ymin=Si_mean - Si_sd, ymax=Si_mean + Si_sd), width= 0.2) +
    scale_color_manual(labels = c("Fresh", "Reused"), values = c('green3', 'green4'), guide = guide_legend(reverse=TRUE)) +
    scale_shape_manual(labels = c("Fresh", "Reused"), values = c(16, 15), guide = guide_legend(reverse=TRUE)) +
    scale_y_continuous(breaks = seq(0, 1400, 200), expand = expand_scale(mult = c(0.05,0.05)), limits = c(0, 900)) +  
    scale_x_continuous(limits = c(-0.1,8.1), breaks = seq(0, 8, 1)) +
    labs( y = "Silicate (µM)", x = "Days") +
    theme( legend.position="none",
           axis.title.y = element_text(margin = margin(r = 15), size = 11),
           axis.title.x = element_text(margin = margin(r = 15), size = 11),
           panel.grid.major = element_line(colour = "gray87", size = 0.2),
           panel.border = element_rect(color = "gray60", fil = NA), 
           panel.background = element_rect(fill = "white"),
           axis.ticks = element_blank(),
           axis.text.x = element_text(size = 11),
           axis.text.y = element_text(size = 11)) 
  
  # Navicula Round 3 ####    
  Navi_Si_plot <- ggplot(data = growth_df_avgs[growth_df_avgs$Algae == "Navicula" & !(is.na(growth_df_avgs$Si_mean)), ], 
                          aes(x = Day, y = Si_mean, color = Treatment, shape = Treatment))  +
    geom_point(size = 2.5) +
    geom_line(aes(group = interaction(Treatment, Round)), size = 1) +
    geom_errorbar(aes(ymin=Si_mean - Si_sd, ymax=Si_mean + Si_sd), width= 0.2) +
    scale_color_manual(labels = c("Fresh", "Reused"), values = c('dodgerblue2', 'dodgerblue4'), guide = guide_legend(reverse=TRUE)) +
    scale_shape_manual(labels = c("Fresh", "Reused"), values = c(16, 15), guide = guide_legend(reverse=TRUE)) +
    scale_y_continuous(breaks = seq(0, 1400, 200), expand = expand_scale(mult = c(0.05,0.05))) +  
    scale_x_continuous(limits = c(-0.1,8.1), breaks = seq(0, 8, 1)) +
    labs(x = "Days") +
    theme( legend.position="none",
           axis.title.y = element_blank(),
           axis.title.x = element_text(margin = margin(r = 15), size = 11),
           panel.grid.major = element_line(colour = "gray87", size = 0.2),
           panel.border = element_rect(color = "gray60", fil = NA), 
           panel.background = element_rect(fill = "white"),
           axis.ticks = element_blank(),
           axis.text.x = element_text(size = 11),
           axis.text.y = element_text(size = 11))   
  
  # C323 Round 3 ####    
  C323_Si_plot <- ggplot(data = growth_df_avgs[growth_df_avgs$Algae == "C323" & !(is.na(growth_df_avgs$Si_mean)) & growth_df_avgs$Round == 3, ], 
                          aes(x = Day, y = Si_mean, color = Treatment, shape = Treatment))  +
    geom_point(size = 2.5) +
    geom_line(aes(group = interaction(Treatment, Round)), size = 1) +
    geom_errorbar(aes(ymin=Si_mean - Si_sd, ymax=Si_mean + Si_sd), width= 0.2) +
    scale_color_manual(labels = c("Fresh", "Reused"), values = c('gray63','gray43'), guide = guide_legend(reverse=TRUE)) +
    scale_shape_manual(labels = c("Fresh", "Reused"), values = c(16, 15), guide = guide_legend(reverse=TRUE)) +
    scale_y_continuous(breaks = seq(0, 1400, 200), expand = expand_scale(mult = c(0.05,0.01)), limits = c(0, 900)) +  
    scale_x_continuous(limits = c(-0.1,8.1), breaks = seq(0, 8, 1)) +
    labs(x = "Days") +
    theme( legend.position="none",
           axis.title.y = element_blank(),
           axis.title.x = element_text(margin = margin(r = 15), size = 11),
           panel.grid.major = element_line(colour = "gray87", size = 0.2),
           panel.border = element_rect(color = "gray60", fil = NA), 
           panel.background = element_rect(fill = "white"),
           axis.ticks = element_blank(),
           axis.text.x = element_text(size = 11),
           axis.text.y = element_text(size = 11)) 

  # Combine 9 plots in a 3x3 grid
  # Convert plots to grobs
  D046_PO4_grob <- ggplotGrob(D046_PO4_plot)
  Navi_PO4_grob <- ggplotGrob(Navi_PO4_plot)
  C323_PO4_grob <- ggplotGrob(C323_PO4_plot)
  D046_NH4_grob <- ggplotGrob(D046_NH4_plot)
  Navi_NH4_grob <- ggplotGrob(Navi_NH4_plot)
  C323_NH4_grob <- ggplotGrob(C323_NH4_plot)
  D046_Si_grob <- ggplotGrob(D046_Si_plot)
  Navi_Si_grob <- ggplotGrob(Navi_Si_plot)
  C323_Si_grob <- ggplotGrob(C323_Si_plot)  
  
  # Make plot columns
  nuts_col1 <- rbind(D046_PO4_grob, D046_NH4_grob, D046_Si_grob, size = "first")
  nuts_col2 <- rbind(Navi_PO4_grob, Navi_NH4_grob, Navi_Si_grob, size = "first")
  nuts_col3 <- rbind(C323_PO4_grob, C323_NH4_grob, C323_Si_grob, size = "first")
  # Set widths
  nuts_col1$widths <- unit.pmax(D046_PO4_grob$widths, D046_NH4_grob$widths, D046_Si_grob$widths)
  nuts_col2$widths <- unit.pmax(Navi_PO4_grob$widths, Navi_NH4_grob$widths, Navi_Si_grob$widths)
  nuts_col3$widths <- unit.pmax(C323_PO4_grob$widths, C323_NH4_grob$widths, C323_Si_grob$widths)
  # Combine plot columns
  nutrients_plot <- cbind(nuts_col1, nuts_col2, nuts_col3, size = "first")
  
  grid.newpage()
  grid.draw(nutrients_plot)
  
  # Save plot as pdf file
  pdf("Figures/Nutrients_vs_time.pdf", 
      width = 7, height = 5)
  grid.draw(nutrients_plot)
  dev.off()
  
#### Figure S2: Intial nutrient concentrations in phase 2 (Round 3) ####
  
  # re-order algae names
  growth_df_avgs$Algae <- factor(growth_df_avgs$Algae, levels = c("D046", "Navicula", "C323"))

  # NH4
  initial_NH4_plot <- ggplot(data = growth_df_avgs[growth_df_avgs$Round == 3 & growth_df_avgs$Day == 0, ], 
                                 aes(x = Algae, y = NH4_mean, fill = Treatment))  +
    geom_col(position = position_dodge(0.9), color = "gray15") +
    geom_errorbar(aes(ymin=NH4_mean - NH4_sd, ymax= NH4_mean + NH4_sd), width= 0.4, position = position_dodge(0.9)) +
    labs(y = "Ammonium (µM)") +
    scale_fill_manual(labels = c("Fresh", "Reused"), values = c('gray53','gray33')) +
    scale_x_discrete(labels=c("D046" = expression(paste(italic("Chlorella"), " sp.")), "Navicula" = expression(paste(italic("Navicula"), " sp.")), "C323" = expression(paste(italic("Staurosira"), " sp.")))) +
    annotate("text", x = 0.6, y = 450, label = expression(paste(bold("A"))), size = 5) + 
    scale_y_continuous(expand = expand_scale(mult = c(0, 0.05)), breaks = seq(0,450, by = 100)) +
    theme( legend.key = element_rect(fill = NA),  
           legend.title = element_blank(),
           legend.text = element_text(size = 11, margin = margin(r = 8)),
           legend.position = "top",
           legend.key.size = unit(5, "mm"),
           legend.justification = "center",
           legend.margin=margin(t = 0, b = 0, l = 10),
           legend.box.margin=margin(t = 0, b = 0),
           legend.spacing.x = unit(1, "mm"),
           panel.background = element_rect(fill = NA),
           axis.line = element_line(color = "black", size = 0.4),
           axis.ticks.x = element_blank(),
           axis.title.y = element_text(margin = margin(r = 6),size = 12),
           axis.text.y = element_text(size = 12),
           axis.title.x = element_blank(),
           axis.text.x = element_blank()) 
  
  # PO4
  initial_PO4_plot <- ggplot(data = growth_df_avgs[growth_df_avgs$Round == 3 & growth_df_avgs$Day == 0, ], 
                        aes(x = Algae, y = PO4_mean, fill = Treatment))  +
    geom_col(position = position_dodge(0.9), color = "gray15") +
    geom_errorbar(aes(ymin=PO4_mean - PO4_sd, ymax= PO4_mean + PO4_sd), width= 0.4, position = position_dodge(0.9)) +
    labs(y = "Phosphate (µM)") +
    scale_fill_manual(labels = c("Fresh", "Reused"), values = c('gray53','gray33')) +
    scale_x_discrete(labels=c("D046" = expression(paste(italic("Chlorella"), " sp.")), "Navicula" = expression(paste(italic("Navicula"), " sp.")), "C323" = expression(paste(italic("Staurosira"), " sp.")))) +
    annotate("text", x = 0.6, y = 200, label = expression(paste(bold("B"))), size = 5) + 
    scale_y_continuous(expand = expand_scale(mult = c(0.02, 0.05)), breaks = seq(0,200, by = 50)) +
    theme( legend.position = "none",                              
           panel.background = element_rect(fill = NA),
           axis.line = element_line(color = "black", size = 0.4),
           axis.ticks.x = element_blank(),
           axis.title.y = element_text(margin = margin(r = 6),size = 12),
           axis.text.y = element_text(size = 12),
           axis.title.x = element_blank(),
           axis.text.x = element_blank()) 
  
  #Silicate
  initial_Si_plot <- ggplot(data = growth_df_avgs[growth_df_avgs$Round == 3 & growth_df_avgs$Day == 0, ], 
                             aes(x = Algae, y = Si_mean, fill = Treatment))  +
    geom_col(position = position_dodge(0.9), color = "gray15") +
    geom_errorbar(aes(ymin=Si_mean - Si_sd, ymax= Si_mean + Si_sd), width= 0.4, position = position_dodge(0.9)) +
    labs(y = "Silicate (µM)") +
    scale_fill_manual(labels = c("Fresh", "Reused"), values = c('gray53','gray33')) +
    scale_x_discrete(labels=c("D046" = expression(paste(italic("Chlorella"), " sp.")), "Navicula" = expression(paste(italic("Navicula"), " sp.")), "C323" = expression(paste(italic("Staurosira"), " sp.")))) +
    annotate("text", x = 0.6, y = 900, label = expression(paste(bold("C"))), size = 5) + 
    scale_y_continuous(expand = expand_scale(mult = c(0.02, 0.05)), breaks = seq(0,1500, by = 200)) +
    theme( legend.position = "none",                              
           panel.background = element_rect(fill = NA),
           axis.line = element_line(color = "black", size = 0.4),
           axis.ticks.x = element_blank(),
           axis.title = element_text(margin = margin(r = 6),size = 12),
           axis.text = element_text(size = 12),
           axis.title.x = element_blank(),
           axis.title.y = element_text(margin = margin(r = 6),size = 12))
  
  # Combine plots
  init_NH4_grob <- ggplotGrob(initial_NH4_plot)
  init_PO4_grob <- ggplotGrob(initial_PO4_plot)
  init_Si_grob <- ggplotGrob(initial_Si_plot)
  
  init_nuts_grid <- rbind(init_NH4_grob, init_PO4_grob, init_Si_grob, size = "first")
  
  # Save plot as pdf file
  pdf("Figures/FigS2_init_nuts.pdf", 
      width = 4, height = 7.5)
  grid.draw(init_nuts_grid)
  dev.off()

  
# DOC ####
  
  D046_DOC_plot <- ggplot(data = growth_df_avgs[growth_df_avgs$Algae == "D046" & !(is.na(growth_df_avgs$DOC_mean)), ], 
                         aes(x = Day, y = DOC_mean, color = Treatment, shape = Treatment))  +
    geom_point(size = 2.5) +
    geom_line(aes(group = interaction(Treatment, Round)), size = 1) +
    geom_errorbar(aes(ymin=DOC_mean - DOC_sd, ymax=DOC_mean + DOC_sd), width= 0.2) +
    scale_color_manual(labels = c("Fresh", "Reused"), values = c('green3', 'green4'), guide = guide_legend(reverse=TRUE)) +
    scale_shape_manual(labels = c("Fresh", "Reused"), values = c(16, 15), guide = guide_legend(reverse=TRUE)) +
    scale_y_continuous(limits = c(0, 270), breaks = seq(0, 250, 50), expand = expand_scale(mult = c(0.05,0.02))) +  
    scale_x_continuous(limits = c(-0.1,8.1), breaks = seq(0, 8, 2)) +
    annotate("text", x = 0.2, y = 260, label = expression(paste(bold("A"))), size = 4) + 
    labs( y = "Biologically-derived DOC (µM)", x = "Days", title = expression(paste(italic("  Chlorella"), " sp. D046"))) +
    theme( legend.key = element_rect(fill = NA),  # removes color from behind legned points/lines
           legend.title = element_blank(),
           legend.text = element_text(size = 10),
           axis.title = element_text(margin = margin(r = 15), size = 11),
           legend.position = "top",
           legend.key.size = unit(4, "mm"),
           legend.justification = "center",
           legend.margin=margin(t = 0, b = 0, l = 4),
           legend.box.margin=margin(t = 0, b = 0),
           legend.spacing.x = unit(1, "mm"),
           plot.title = element_text(hjust = 0.5, size = 11),
           panel.grid.major = element_line(colour = "gray87", size = 0.2),
           panel.border = element_rect(color = "gray60", fil = NA), 
           panel.background = element_rect(fill = "white"),
           axis.ticks = element_blank(),
           axis.text.x = element_text(size = 12),
           axis.text.y = element_text(size = 12))   
  
  Navicula_DOC_plot <- ggplot(data = growth_df_avgs[growth_df_avgs$Algae == "Navicula" & !(is.na(growth_df_avgs$DOC_mean)), ], 
                             aes(x = Day, y = DOC_mean, color = Treatment, shape = Treatment))  +
    geom_point(size = 2.5) +
    geom_line(aes(group = interaction(Treatment, Round)), size = 1) +
    geom_errorbar(aes(ymin=DOC_mean - DOC_sd, ymax=DOC_mean + DOC_sd), width= 0.2) +
    scale_color_manual(labels = c("Fresh", "Reused"), values = c('dodgerblue2', 'dodgerblue4'), guide = guide_legend(reverse=TRUE)) +
    scale_shape_manual(labels = c("Fresh", "Reused"), values = c(16, 15), guide = guide_legend(reverse=TRUE)) +
    scale_y_continuous(limits = c(0, 270), breaks = seq(0, 250, 50), expand = expand_scale(mult = c(0.05,0.02))) +  
    scale_x_continuous(limits = c(-0.1,8.1), breaks = seq(0, 8, 2)) +
    annotate("text", x = 0.2, y = 260, label = expression(paste(bold("B"))), size = 4) + 
    labs(x = "Days", title = expression(paste(italic("  Navicula"), " sp. SFP"))) +
    theme( legend.key = element_rect(fill = NA),  
           legend.title = element_blank(),
           legend.text = element_text(size = 10),
           axis.title.x = element_text(margin = margin(r = 15), size = 11),
           axis.title.y = element_blank(),
           legend.position = "top",
           legend.key.size = unit(4, "mm"),
           legend.justification = "center",
           legend.margin=margin(t = 0, b = 0, l = 4),
           legend.box.margin=margin(t = 0, b = 0),
           legend.spacing.x = unit(1, "mm"),
           plot.title = element_text(hjust = 0.5, size = 11),
           panel.grid.major = element_line(colour = "gray87", size = 0.2),
           panel.border = element_rect(color = "gray60", fil = NA), 
           panel.background = element_rect(fill = "white"),
           axis.ticks = element_blank(),
           axis.text.x = element_text(size = 12),
           axis.text.y = element_blank())
  
  C323_DOC_plot <- ggplot(data = growth_df_avgs[growth_df_avgs$Algae == "C323" & !(is.na(growth_df_avgs$DOC_mean)) & growth_df_avgs$Round == 3, ], 
                         aes(x = Day, y = DOC_mean, color = Treatment, shape = Treatment))  +
    geom_point(size = 2.5) +
    geom_line(aes(group = interaction(Treatment, Round)), size = 1) +
    geom_errorbar(aes(ymin=DOC_mean - DOC_sd, ymax=DOC_mean + DOC_sd), width= 0.2) +
    scale_color_manual(labels = c("Fresh", "Reused"), values = c('gray63','gray43'), guide = guide_legend(reverse=TRUE)) +
    scale_shape_manual(labels = c("Fresh", "Reused"), values = c(16, 15), guide = guide_legend(reverse=TRUE)) +
    scale_y_continuous(limits = c(0, 270), breaks = seq(0, 250, 50), expand = expand_scale(mult = c(0.05,0.02))) +  
    scale_x_continuous(limits = c(-0.1,8.1), breaks = seq(0, 8, 2)) +
    annotate("text", x = 0.2, y = 260, label = expression(paste(bold("C"))), size = 4) + 
    labs(x = "Days", title = expression(paste(italic("Staurosira"), " sp. C323"))) +
    theme( legend.key = element_rect(fill = NA),  
           legend.title = element_blank(),
           legend.text = element_text(size = 10),
           axis.title.x = element_text(margin = margin(r = 15), size = 11),
           axis.title.y = element_blank(),
           legend.position = "top",
           legend.key.size = unit(4, "mm"),
           legend.justification = "center",
           legend.margin=margin(t = 0, b = 0, l = 4),
           legend.box.margin=margin(t = 0, b = 0),
           legend.spacing.x = unit(1, "mm"),
           plot.title = element_text(hjust = 0.5, size = 11),
           panel.grid.major = element_line(colour = "gray87", size = 0.2),
           panel.border = element_rect(color = "gray60", fil = NA), 
           panel.background = element_rect(fill = "white"),
           axis.ticks = element_blank(),
           axis.text.x = element_text(size = 12),
           axis.text.y = element_blank())
  
  # Combine Round 3 Daily OD plots in a grid & Save as pdf ####
  
  # Convert ggplots to grobs
  D046_DOC_grob <- ggplotGrob(D046_DOC_plot)
  C323_DOC_grob <- ggplotGrob(C323_DOC_plot)
  Navi_DOC_grob <- ggplotGrob(Navicula_DOC_plot)
  
  # Combine in grid
  DOC_gridplot <- cbind(D046_DOC_grob, Navi_DOC_grob, C323_DOC_grob, size = "first")
  
  grid.newpage()
  grid.draw(DOC_gridplot)
  
  # Save plot as pdf file
  pdf("Figures/Fig3_DOCvsTime.pdf", 
      width = 7.5, height = 3)
  grid.draw(DOC_gridplot)
  dev.off()
  
# Fv/Fm  ####
  
  D046_FvFm_plot <- ggplot(data = growth_df_avgs[growth_df_avgs$Algae == "D046" & !(is.na(growth_df_avgs$FvFm_mean)), ], 
                          aes(x = Day, y = FvFm_mean, color = Treatment, shape = Treatment))  +
    geom_point(size = 2.5) +
    geom_line(aes(group = interaction(Treatment, Round)), size = 1) +
    geom_errorbar(aes(ymin=FvFm_mean - FvFm_sd, ymax=FvFm_mean + FvFm_sd), width= 0.2) +
    scale_color_manual(labels = c("Fresh", "Reused"), values = c('green3', 'green4'), guide = guide_legend(reverse=TRUE)) +
    scale_shape_manual(labels = c("Fresh", "Reused"), values = c(16, 15), guide = guide_legend(reverse=TRUE)) +
    scale_y_continuous(breaks = seq(0, 1, 0.2), expand = expand_scale(mult = c(0.05,0.1)), lim = c(0,0.7)) +  
    scale_x_continuous(limits = c(-0.1,8.1), breaks = seq(0, 8, 2)) +
    annotate("text", x = 0.2, y = 0.7, label = expression(paste(bold("A"))), size = 4) + 
    labs( y = expression(paste("F"["v"]*"/F"["m"])), x = "Days", title = expression(paste(italic("  Chlorella"), " sp. D046"))) +
    theme( legend.key = element_rect(fill = NA),  # removes color from behind legned points/lines
           legend.title = element_blank(),
           legend.text = element_text(size = 10),
           axis.title = element_text(margin = margin(r = 15), size = 11),
           legend.position = "top",
           legend.key.size = unit(4, "mm"),
           legend.justification = "center",
           legend.margin=margin(t = 0, b = 0, l = 4),
           legend.box.margin=margin(t = 0, b = 0),
           legend.spacing.x = unit(1, "mm"),
           plot.title = element_text(hjust = 0.5, size = 11),
           panel.grid.major = element_line(colour = "gray87", size = 0.2),
           panel.border = element_rect(color = "gray60", fil = NA), 
           panel.background = element_rect(fill = "white"),
           axis.ticks = element_blank(),
           axis.text.x = element_text(size = 12),
           axis.text.y = element_text(size = 12))   
  
  Navicula_FvFm_plot <- ggplot(data = growth_df_avgs[growth_df_avgs$Algae == "Navicula" & !(is.na(growth_df_avgs$FvFm_mean)), ], 
                              aes(x = Day, y = FvFm_mean, color = Treatment, shape = Treatment))  +
    geom_point(size = 2.5) +
    geom_line(aes(group = interaction(Treatment, Round)), size = 1) +
    geom_errorbar(aes(ymin=FvFm_mean - FvFm_sd, ymax=FvFm_mean + FvFm_sd), width= 0.2) +
    scale_color_manual(labels = c("Fresh", "Reused"), values = c('dodgerblue2', 'dodgerblue4'), guide = guide_legend(reverse=TRUE)) +
    scale_shape_manual(labels = c("Fresh", "Reused"), values = c(16, 15), guide = guide_legend(reverse=TRUE)) +
    scale_y_continuous(breaks = seq(0, 1, 0.2), expand = expand_scale(mult = c(0.05,0.1)), lim = c(0, 0.7)) +  
    scale_x_continuous(limits = c(-0.1,8.1), breaks = seq(0, 8, 2)) +
    annotate("text", x = 0.2, y = 0.7, label = expression(paste(bold("B"))), size = 4) + 
    labs(x = "Days", title = expression(paste(italic("  Navicula"), " sp. SFP"))) +
    theme( legend.key = element_rect(fill = NA),  
           legend.title = element_blank(),
           legend.text = element_text(size = 10),
           axis.title.x = element_text(margin = margin(r = 15), size = 11),
           axis.title.y = element_blank(),
           legend.position = "top",
           legend.key.size = unit(4, "mm"),
           legend.justification = "center",
           legend.margin=margin(t = 0, b = 0, l = 4),
           legend.box.margin=margin(t = 0, b = 0),
           legend.spacing.x = unit(1, "mm"),
           plot.title = element_text(hjust = 0.5, size = 11),
           panel.grid.major = element_line(colour = "gray87", size = 0.2),
           panel.border = element_rect(color = "gray60", fil = NA), 
           panel.background = element_rect(fill = "white"),
           axis.ticks = element_blank(),
           axis.text.x = element_text(size = 12),
           axis.text.y = element_blank())
  
  C323_FvFm_plot <- ggplot(data = growth_df_avgs[growth_df_avgs$Algae == "C323" & !(is.na(growth_df_avgs$FvFm_mean)) & growth_df_avgs$Round == 3, ], 
                          aes(x = Day, y = FvFm_mean, color = Treatment, shape = Treatment))  +
    geom_point(size = 2.5) +
    geom_line(aes(group = interaction(Treatment, Round)), size = 1) +
    geom_errorbar(aes(ymin=FvFm_mean - FvFm_sd, ymax=FvFm_mean + FvFm_sd), width= 0.2) +
    scale_color_manual(labels = c("Fresh", "Reused"), values = c('gray63','gray43'), guide = guide_legend(reverse=TRUE)) +
    scale_shape_manual(labels = c("Fresh", "Reused"), values = c(16, 15), guide = guide_legend(reverse=TRUE)) +
    scale_y_continuous(breaks = seq(0, 1, 0.2), expand = expand_scale(mult = c(0.05,0.1)), lim = c(0, 0.7)) +  
    scale_x_continuous(limits = c(-0.1,8.1), breaks = seq(0, 8, 2)) +
    annotate("text", x = 0.2, y = 0.7, label = expression(paste(bold("C"))), size = 4) + 
    labs(x = "Days", title = expression(paste(italic("Staurosira"), " sp. C323"))) +
    theme( legend.key = element_rect(fill = NA),  
           legend.title = element_blank(),
           legend.text = element_text(size = 10),
           axis.title.x = element_text(margin = margin(r = 15), size = 11),
           axis.title.y = element_blank(),
           legend.position = "top",
           legend.key.size = unit(4, "mm"),
           legend.justification = "center",
           legend.margin=margin(t = 0, b = 0, l = 4),
           legend.box.margin=margin(t = 0, b = 0),
           legend.spacing.x = unit(1, "mm"),
           plot.title = element_text(hjust = 0.5, size = 11),
           panel.grid.major = element_line(colour = "gray87", size = 0.2),
           panel.border = element_rect(color = "gray60", fil = NA), 
           panel.background = element_rect(fill = "white"),
           axis.ticks = element_blank(),
           axis.text.x = element_text(size = 12),
           axis.text.y = element_blank())
  
  # Combine plots in a grid & Save as pdf ####
  
  # Convert ggplots to grobs
  D046_FvFm_grob <- ggplotGrob(D046_FvFm_plot)
  C323_FvFm_grob <- ggplotGrob(C323_FvFm_plot)
  Navi_FvFm_grob <- ggplotGrob(Navicula_FvFm_plot)
  
  # Combine in grid
  FvFm_gridplot <- cbind(D046_FvFm_grob, Navi_FvFm_grob, C323_FvFm_grob, size = "first")
  
  grid.newpage()
  grid.draw(FvFm_gridplot)
  
  # Save plot as pdf file
  pdf("Figures/FigS3_FvFmvsTime.pdf", 
      width = 7.5, height = 3)
  grid.draw(FvFm_gridplot)
  dev.off()

  
